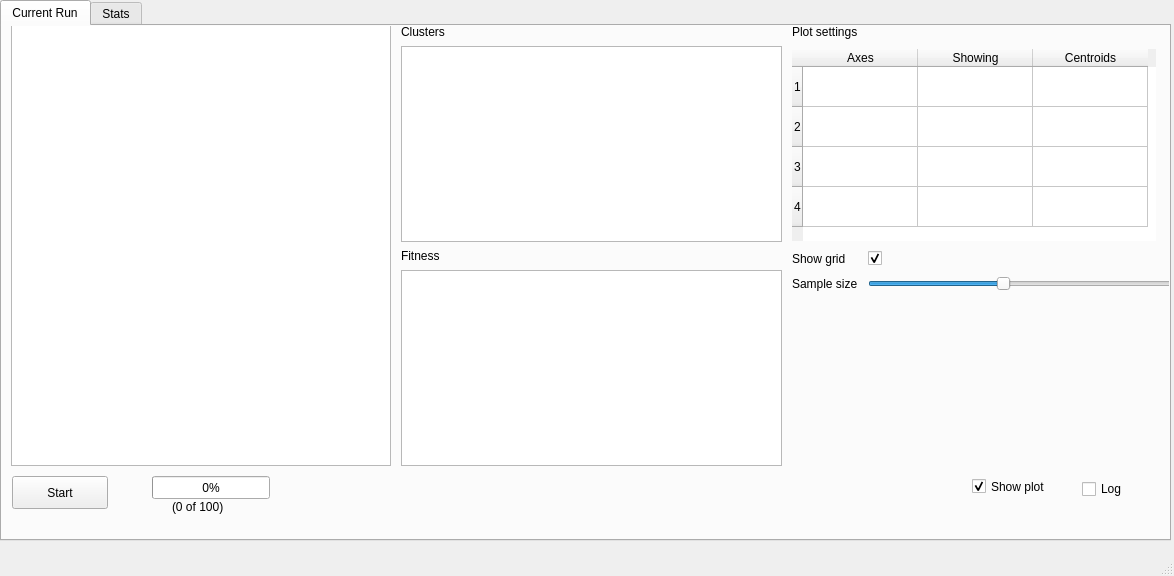
<?xml version="1.0" encoding="UTF-8"?>
<ui version="4.0">
 <class>MainWindow</class>
 <widget class="QMainWindow" name="MainWindow">
  <property name="geometry">
   <rect>
    <x>0</x>
    <y>0</y>
    <width>1174</width>
    <height>576</height>
   </rect>
  </property>
  <property name="windowTitle">
   <string>Evolutional clustering</string>
  </property>
  <widget class="QWidget" name="centralwidget">
   <widget class="QTabWidget" name="tabWidget">
    <property name="geometry">
     <rect>
      <x>0</x>
      <y>0</y>
      <width>1171</width>
      <height>541</height>
     </rect>
    </property>
    <property name="currentIndex">
     <number>0</number>
    </property>
    <widget class="QWidget" name="tab_current">
     <attribute name="title">
      <string>Current Run</string>
     </attribute>
     <widget class="QPushButton" name="button_start">
      <property name="geometry">
       <rect>
        <x>10</x>
        <y>450</y>
        <width>96</width>
        <height>33</height>
       </rect>
      </property>
      <property name="text">
       <string>Start</string>
      </property>
     </widget>
     <widget class="QCheckBox" name="checkBox_plotShowing">
      <property name="geometry">
       <rect>
        <x>970</x>
        <y>440</y>
        <width>101</width>
        <height>41</height>
       </rect>
      </property>
      <property name="text">
       <string>Show plot</string>
      </property>
      <property name="checked">
       <bool>true</bool>
      </property>
     </widget>
     <widget class="QWidget" name="horizontalLayoutWidget">
      <property name="geometry">
       <rect>
        <x>9</x>
        <y>-1</y>
        <width>1161</width>
        <height>441</height>
       </rect>
      </property>
      <layout class="QHBoxLayout" name="horizontalLayout">
       <property name="spacing">
        <number>10</number>
       </property>
       <item>
        <layout class="QVBoxLayout" name="verticalLayout_3">
         <item>
          <widget class="ParameterTree" name="graphicsView"/>
         </item>
        </layout>
       </item>
       <item>
        <layout class="QVBoxLayout" name="verticalLayout_5">
         <property name="spacing">
          <number>7</number>
         </property>
         <property name="topMargin">
          <number>0</number>
         </property>
         <item>
          <widget class="QLabel" name="label_2">
           <property name="text">
            <string>Clusters</string>
           </property>
          </widget>
         </item>
         <item>
          <widget class="PlotWidget" name="histogram_widget"/>
         </item>
         <item>
          <widget class="QLabel" name="label_5">
           <property name="text">
            <string>Fitness</string>
           </property>
          </widget>
         </item>
         <item>
          <widget class="PlotWidget" name="fitnes_widget"/>
         </item>
        </layout>
       </item>
       <item>
        <layout class="QVBoxLayout" name="verticalLayout_2">
         <item>
          <widget class="QLabel" name="label">
           <property name="sizePolicy">
            <sizepolicy hsizetype="Preferred" vsizetype="Fixed">
             <horstretch>0</horstretch>
             <verstretch>0</verstretch>
            </sizepolicy>
           </property>
           <property name="text">
            <string>Plot settings</string>
           </property>
          </widget>
         </item>
         <item>
          <widget class="QTableWidget" name="table_axes">
           <property name="sizePolicy">
            <sizepolicy hsizetype="Fixed" vsizetype="Fixed">
             <horstretch>0</horstretch>
             <verstretch>0</verstretch>
            </sizepolicy>
           </property>
           <property name="maximumSize">
            <size>
             <width>364</width>
             <height>16777215</height>
            </size>
           </property>
           <property name="frameShape">
            <enum>QFrame::Box</enum>
           </property>
           <property name="frameShadow">
            <enum>QFrame::Sunken</enum>
           </property>
           <property name="lineWidth">
            <number>0</number>
           </property>
           <property name="showGrid">
            <bool>true</bool>
           </property>
           <property name="cornerButtonEnabled">
            <bool>true</bool>
           </property>
           <property name="rowCount">
            <number>4</number>
           </property>
           <property name="columnCount">
            <number>3</number>
           </property>
           <attribute name="horizontalHeaderVisible">
            <bool>true</bool>
           </attribute>
           <attribute name="horizontalHeaderCascadingSectionResizes">
            <bool>false</bool>
           </attribute>
           <attribute name="horizontalHeaderDefaultSectionSize">
            <number>115</number>
           </attribute>
           <attribute name="verticalHeaderMinimumSectionSize">
            <number>40</number>
           </attribute>
           <attribute name="verticalHeaderStretchLastSection">
            <bool>false</bool>
           </attribute>
           <row/>
           <row/>
           <row/>
           <row/>
           <column>
            <property name="text">
             <string>Axes</string>
            </property>
           </column>
           <column>
            <property name="text">
             <string>Showing</string>
            </property>
           </column>
           <column>
            <property name="text">
             <string>Centroids</string>
            </property>
           </column>
          </widget>
         </item>
         <item>
          <layout class="QFormLayout" name="formLayout">
           <item row="1" column="0">
            <widget class="QLabel" name="label_3">
             <property name="text">
              <string>Sample size</string>
             </property>
            </widget>
           </item>
           <item row="1" column="1">
            <widget class="QSlider" name="sample_size_slider">
             <property name="minimum">
              <number>1</number>
             </property>
             <property name="maximum">
              <number>10</number>
             </property>
             <property name="value">
              <number>5</number>
             </property>
             <property name="orientation">
              <enum>Qt::Horizontal</enum>
             </property>
            </widget>
           </item>
           <item row="0" column="0">
            <widget class="QLabel" name="label_4">
             <property name="text">
              <string>Show grid</string>
             </property>
            </widget>
           </item>
           <item row="0" column="1">
            <widget class="QCheckBox" name="show_grid_checkbox">
             <property name="text">
              <string/>
             </property>
             <property name="checked">
              <bool>true</bool>
             </property>
            </widget>
           </item>
          </layout>
         </item>
        </layout>
       </item>
      </layout>
     </widget>
     <widget class="QCheckBox" name="checkBox_logging">
      <property name="geometry">
       <rect>
        <x>1080</x>
        <y>450</y>
        <width>61</width>
        <height>26</height>
       </rect>
      </property>
      <property name="text">
       <string>Log</string>
      </property>
      <property name="checked">
       <bool>false</bool>
      </property>
     </widget>
     <widget class="QProgressBar" name="progressBar">
      <property name="geometry">
       <rect>
        <x>150</x>
        <y>450</y>
        <width>118</width>
        <height>23</height>
       </rect>
      </property>
      <property name="value">
       <number>0</number>
      </property>
     </widget>
     <widget class="QLabel" name="evolutions_label">
      <property name="geometry">
       <rect>
        <x>170</x>
        <y>470</y>
        <width>81</width>
        <height>21</height>
       </rect>
      </property>
      <property name="text">
       <string>(0 of 100)</string>
      </property>
     </widget>
    </widget>
    <widget class="QWidget" name="tab_stats">
     <attribute name="title">
      <string>Stats</string>
     </attribute>
    </widget>
   </widget>
  </widget>
  <widget class="QMenuBar" name="menubar">
   <property name="geometry">
    <rect>
     <x>0</x>
     <y>0</y>
     <width>1174</width>
     <height>27</height>
    </rect>
   </property>
  </widget>
  <widget class="QStatusBar" name="statusbar"/>
 </widget>
 <customwidgets>
  <customwidget>
   <class>ParameterTree</class>
   <extends>QGraphicsView</extends>
   <header>pyqtgraph</header>
  </customwidget>
  <customwidget>
   <class>PlotWidget</class>
   <extends>QGraphicsView</extends>
   <header>pyqtgraph</header>
  </customwidget>
 </customwidgets>
 <resources/>
 <connections/>
</ui>
